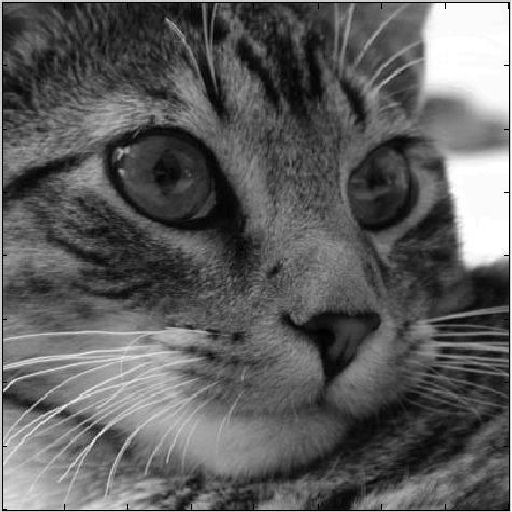
%> input picture CS615/images/Cat.jpg, 512 x 512 px
$ octave exercise3.m   (GNU Octave 9; MATLAB toolbox functions it lacks are replaced by stand-ins)
%> lines starting %> are read from the running program, lines starting %| are printed output that depends on the picture
I = imread('../images/Cat.jpg');
%> I is the input picture: size 512x512 uint8; min 0, max 255, mean 93.9
subplot(2,2,1);
colormap(gray),imagesc(I);
# histogram equalization/flattening

# first step is to get number of pixels in image
numPixels = size(I,1) *size(I,2)
%> numPixels = 262144

# then we will iterate over the pixels, creating an
# array for our historgram as we go.
# as this is a 256 image, the histogram will be
# 256 elements long zeros to start
#max(max(I))
hist = zeros(255,1);

# then for each possible intensity, get the num
# of occurences and store in hist
# loop it
for i=0:255
  hist(i+1) = sum(sum(I==i));
end
%> after the loop, hist = 256 values, max 3936 at index 252, min 43 at index 228, mean 1024
subplot(2,2,2);
plot(hist)
pk = hist/(size(I,1)*size(I,2));
%> pk = 256 values, max 0.015 at index 252, min 0.000164 at index 228, mean 0.00391
sum(pk); # == 1

J1 = pk(I+1);
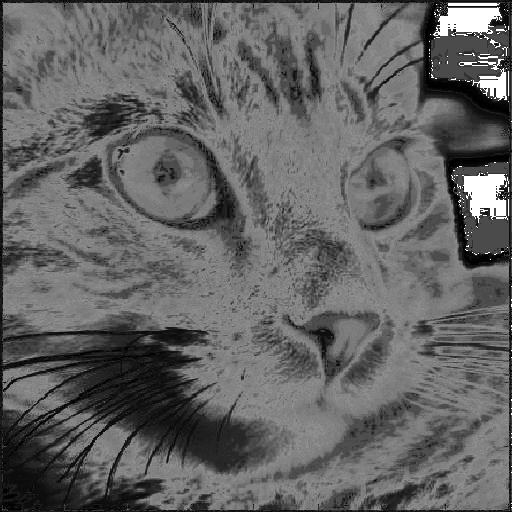
%> J1: size 512x512 double; min 0.000164, max 0.015, mean 0.00598; drawn with min black and max white

J = round(((size(I,1)*size(I,2))-1)*J1+0.5);
subplot(2,2,3);
colormap(gray),imagesc(J);

histJ = zeros(255,1);

for i=0:255
  histJ(i+1) = sum(sum(J==i));
end
%> after the loop, histJ = 256 values, max 756 at index 253, min 0 at index 1, mean 27.58

subplot(2,2,4);
plot(histJ)
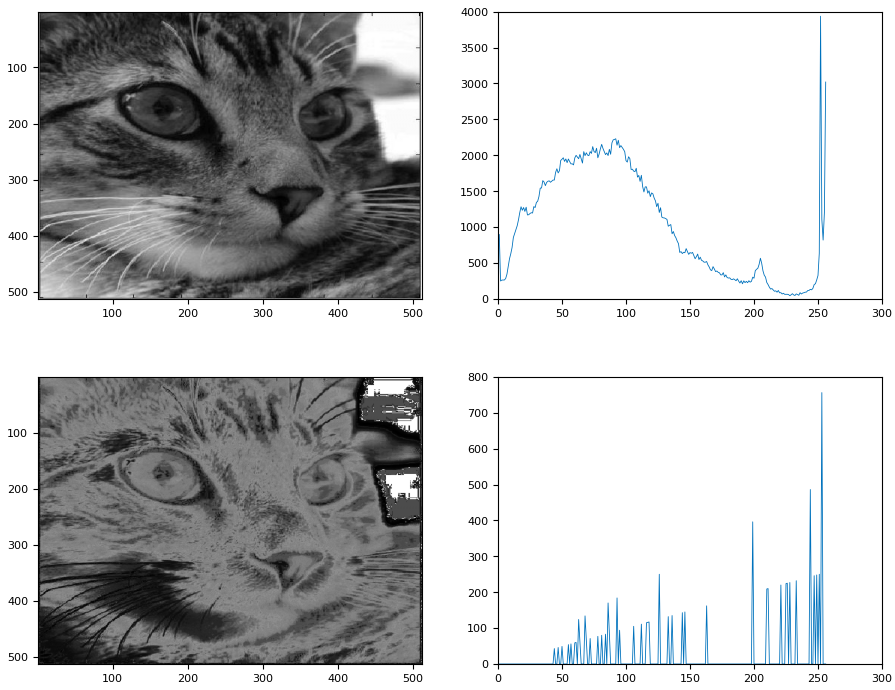
%> figure redrawn from the program's plot data, 4 panels

$ run again, with CS615/images/flowers.jpg copied over CS615/images/Cat.jpg
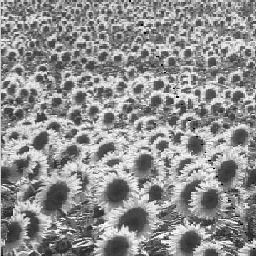
%> input picture CS615/images/flowers.jpg, 256 x 256 px
%> I is the input picture: size 256x256 uint8; min 0, max 255, mean 143.7
%> after the loop `for i=0:255`: hist = 256 values, max 451 at index 78, min 0 at index 20, mean 256
%> pk = 256 values, max 0.00688 at index 78, min 0 at index 20, mean 0.00391
%> `J1 = pk(I+1);`:
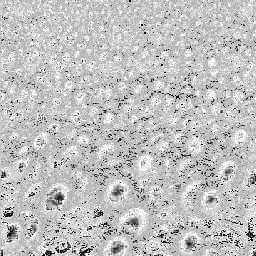
%> J1: size 256x256 double; min 1.53e-05, max 0.00688, mean 0.00522; drawn with min black and max white
%> after the loop `for i=0:255`: histJ = 256 values, max 732 at index 245, min 0 at index 1, mean 19.71
%> `plot(histJ)`:
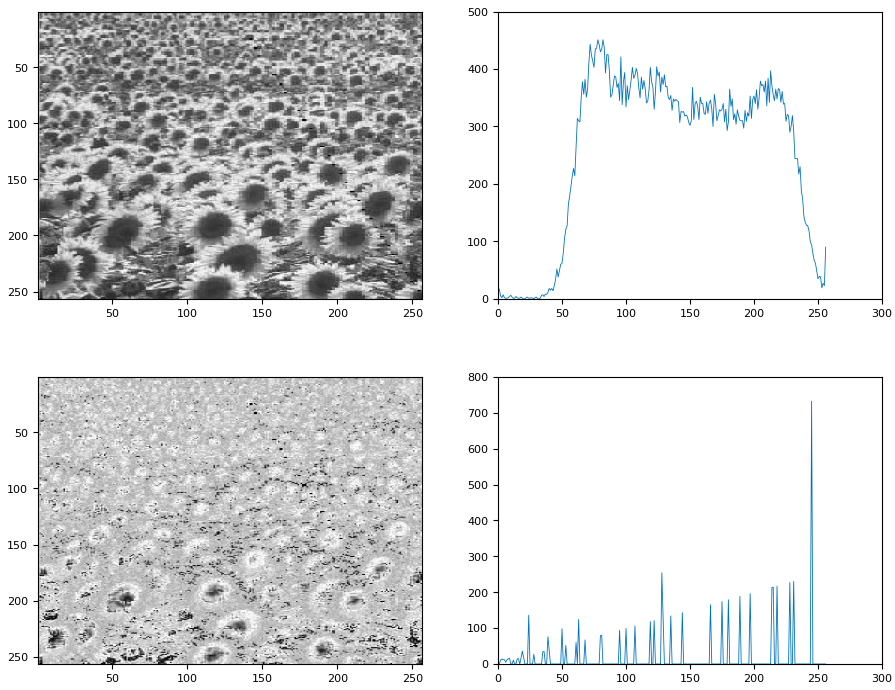
%> figure redrawn from the program's plot data, 4 panels
